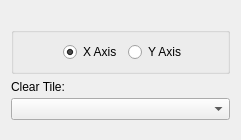
       <widget class="QWidget" name="pagePlatformPath">
        <layout class="QVBoxLayout" name="verticalLayout_20">
         <item>
          <spacer name="verticalSpacer_2">
           <property name="orientation">
            <enum>Qt::Vertical</enum>
           </property>
           <property name="sizeHint" stdset="0">
            <size>
             <width>20</width>
             <height>16</height>
            </size>
           </property>
          </spacer>
         </item>
         <item>
          <widget class="QGroupBox" name="groupBox_6">
           <property name="maximumSize">
            <size>
             <width>16777215</width>
             <height>16777215</height>
            </size>
           </property>
           <property name="title">
            <string/>
           </property>
           <layout class="QHBoxLayout" name="horizontalLayout_8">
            <property name="spacing">
             <number>6</number>
            </property>
            <property name="leftMargin">
             <number>9</number>
            </property>
            <property name="rightMargin">
             <number>0</number>
            </property>
            <item>
             <spacer name="horizontalSpacer_10">
              <property name="orientation">
               <enum>Qt::Horizontal</enum>
              </property>
              <property name="sizeHint" stdset="0">
               <size>
                <width>40</width>
                <height>20</height>
               </size>
              </property>
             </spacer>
            </item>
            <item>
             <widget class="QRadioButton" name="rbtnXAxis">
              <property name="text">
               <string>X Axis</string>
              </property>
              <property name="checked">
               <bool>true</bool>
              </property>
             </widget>
            </item>
            <item>
             <widget class="QRadioButton" name="rbtnYAxis">
              <property name="text">
               <string>Y Axis</string>
              </property>
             </widget>
            </item>
            <item>
             <spacer name="horizontalSpacer_11">
              <property name="orientation">
               <enum>Qt::Horizontal</enum>
              </property>
              <property name="sizeHint" stdset="0">
               <size>
                <width>40</width>
                <height>20</height>
               </size>
              </property>
             </spacer>
            </item>
           </layout>
          </widget>
         </item>
         <item>
          <layout class="QVBoxLayout" name="verticalLayout_8">
           <property name="spacing">
            <number>4</number>
           </property>
           <item>
            <widget class="QLabel" name="lblPlatformClearTile">
             <property name="text">
              <string>Clear Tile:</string>
             </property>
            </widget>
           </item>
           <item>
            <widget class="LePlatzComboBox" name="cboPlatformClearTile"/>
           </item>
          </layout>
         </item>
         <item>
          <spacer name="verticalSpacer_3">
           <property name="orientation">
            <enum>Qt::Vertical</enum>
           </property>
           <property name="sizeHint" stdset="0">
            <size>
             <width>17</width>
             <height>9</height>
            </size>
           </property>
          </spacer>
         </item>
        </layout>
       </widget>
